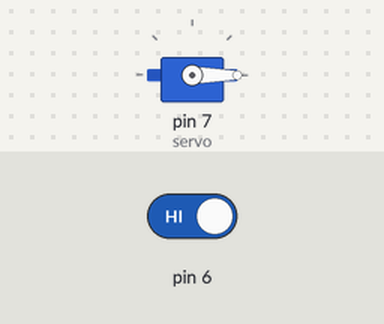
This sketch was run on a simulated Arduino Uno, built with avr-gcc and run on an emulated ATmega328P. Shown: servo. The test bench sets the inputs (shaded band); at power-on: pin 6 HIGH.

Above: at 2.8 s.
2.9 s: pin 6 driven LOW
At 3.5 s:
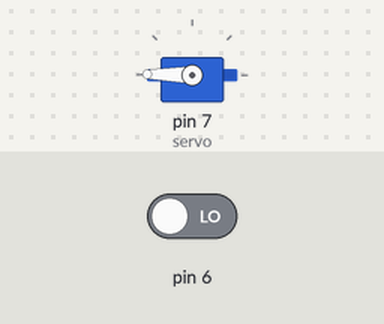
7.0 s: pin 6 driven HIGH
At 7.6 s:
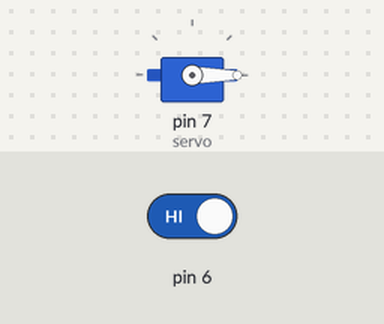
Timing chart, 0 to 10.0 s (numbered marks = the images above; inputs shaded):
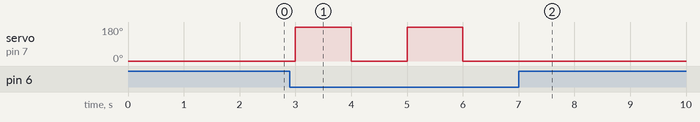

Measured:
- after the input at 2.9 s, servo on pin 7 (servo): alternates 179° for 1.0 s and 0° for 1.0 s, starting after 0.10 s
- after the input at 7.0 s, servo on pin 7 (servo): stops changing and stays 0°

The sketch:

____________.ino
```cpp
#include<Servo.h>
#include<SoftwareSerial.h>

Servo servo;

void setup() {
  pinMode(7, OUTPUT);
  pinMode(6, INPUT);
  servo.attach(7);
}

int mode = 0;
int b = 0;

void loop() {
  b = digitalRead(6);
  if(!b)
  {
    mode = !mode;
  }
  if(mode)
  {
    servo.write(179);
  }
  else
  {
    servo.write(0);
  }
  delay(1000);
}
```
